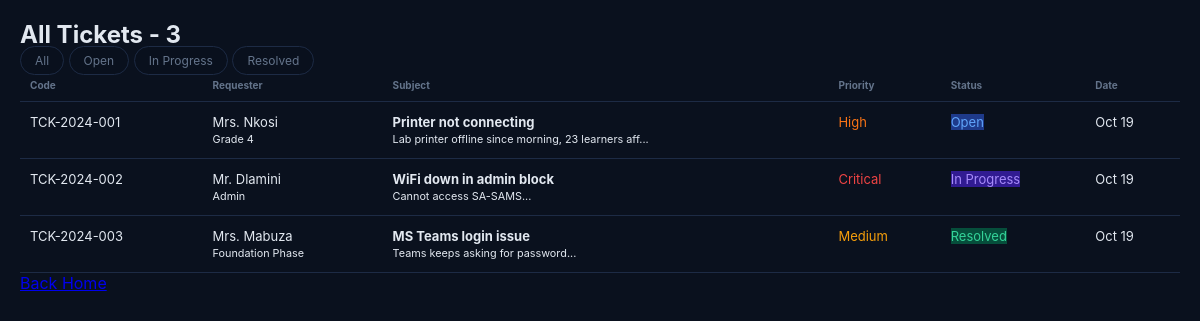
The app's page /view_tickets.php with its own data.
### tables this page shows
CREATE TABLE IF NOT EXISTS tickets (
  id INT AUTO_INCREMENT PRIMARY KEY,
  ticket_code VARCHAR(20) UNIQUE NOT NULL,
  requester_name VARCHAR(100) NOT NULL,
  department VARCHAR(100) NOT NULL,
  category ENUM('Hardware','Software','Network','Email','Printer','Other') NOT NULL,
  priority ENUM('Low','Medium','High','Critical') NOT NULL DEFAULT 'Medium',
  subject VARCHAR(255) NOT NULL,
  description TEXT NOT NULL,
  status ENUM('Open','In Progress','Resolved','Closed') NOT NULL DEFAULT 'Open',
  assigned_to VARCHAR(100) DEFAULT 'e-Cadre Support',
  created_at TIMESTAMP DEFAULT CURRENT_TIMESTAMP,
  updated_at TIMESTAMP DEFAULT CURRENT_TIMESTAMP ON UPDATE CURRENT_TIMESTAMP
);

### view_tickets.php (the view, shortened to what this page needs)
<?php require 'config.php';
$sql="SELECT * FROM tickets";
$sql.=" ORDER BY created_at DESC";
$tickets=$pdo->query($sql)->fetchAll();
?>
<!DOCTYPE html>
<html>
    <head>
        <title>All Tickets</title><link rel="stylesheet" href="style.css">
    </head>
    <body>
        <div class="container">
            <h2>All Tickets - <?= count($tickets) ?></h2>
            <div class="filters">
                <a href="view_tickets.php" class="chip">All</a>
                <a href="?status=Open" class="chip">Open</a>
                <a href="?status=In Progress" class="chip">In Progress</a>
                <a href="?status=Resolved" class="chip">Resolved</a>
            </div>
        <table>
            <tr>
                <th>Code</th>
                <th>Requester</th>
                <th>Subject</th>
                <th>Priority</th>
                <th>Status</th>
                <th>Date</th>
            </tr>
        <?php foreach($tickets as $t): ?>
            <tr>
            <td><?= $t['ticket_code'] ?></td>
            <td><?= htmlspecialchars($t['requester_name']) ?>
            <br><small><?= $t['department'] ?></small></td>
        <td>
            <strong><?= htmlspecialchars($t['subject']) ?></strong>
            <br><small><?= substr($t['description'],0,50) ?>...</small>
        </td>
        <td>
            <span class="badge priority-<?= strtolower($t['priority']) ?>"><?= $t['priority'] ?></span>
        </td>
        <td>
            <span class="badge status-<?= str_replace(' ','-',strtolower($t['status'])) ?>"><?= $t['status'] ?></span>
        </td>
        <td>
            <?= date('M d', strtotime($t['created_at'])) ?>
        </td>
        </tr>
        <?php endforeach; ?>
        </table>
        <a href="index.php" class="btn">Back Home</a>
        </div>
    </body>
</html>

### style.css (style rules this page uses)
:root { --bg-dark: #0a111e; --panel-bg: #111a2e; --panel-border: #1d2b45; --input-bg: #09101d; --text-main: #e2e8f0; --text-muted: #64748b; --accent-blue: #2563eb; --accent-blue-hover: #1d4ed8; --status-open-bg: #1e3a8a; --status-open-text: #60a5fa; --status-progress-bg: #311b92; --status-progress-text: #a78bfa; --status-resolved-bg: #064e3b; --status-resolved-text: #34d399; --priority-low: #10b981; --priority-medium: #f59e0b; --priority-high: #f97316; --priority-critical: #ef4444; }
* { box-sizing: border-box; margin: 0; padding: 0; font-family: -apple-system, BlinkMacSystemFont, "Segoe UI", Roboto, sans-serif; }
body { background-color: var(--bg-dark); color: var(--text-main); padding: 20px; }
.chip { padding: 6px 14px; border-radius: 16px; font-size: 12px; color: var(--text-muted); text-decoration: none; background: var(--input-bg); border: 1px solid var(--panel-border); }
table { width: 100%; border-collapse: collapse; }
th { text-align: left; font-size: 10px; color: var(--text-muted); padding: 10px; border-bottom: 1px solid var(--panel-border); }
td { padding: 12px 10px; border-bottom: 1px solid var(--panel-border); font-size: 13px; vertical-align: top; }
.priority-medium { color: var(--priority-medium); }
.priority-high { color: var(--priority-high); }
.priority-critical { color: var(--priority-critical); }
.status-open { background: var(--status-open-bg); color: var(--status-open-text); }
.status-in-progress { background: var(--status-progress-bg); color: var(--status-progress-text); }
.status-resolved { background: var(--status-resolved-bg); color: var(--status-resolved-text); }

### records on screen
tickets: ticket_code "TCK-2024-001", requester_name "Mrs. Nkosi", department "Grade 4", subject "Printer not connecting", description "Lab printer offline since morning, 23 learners aff", priority "High", status "Open", created_at "Oct 19"
tickets: ticket_code "TCK-2024-002", requester_name "Mr. Dlamini", department "Admin", subject "WiFi down in admin block", description "Cannot access SA-SAMS", priority "Critical", status "In Progress", created_at "Oct 19"
tickets: ticket_code "TCK-2024-003", requester_name "Mrs. Mabuza", department "Foundation Phase", subject "MS Teams login issue", description "Teams keeps asking for password", priority "Medium", status "Resolved", created_at "Oct 19"

### other values on screen
count($tickets) "3"
